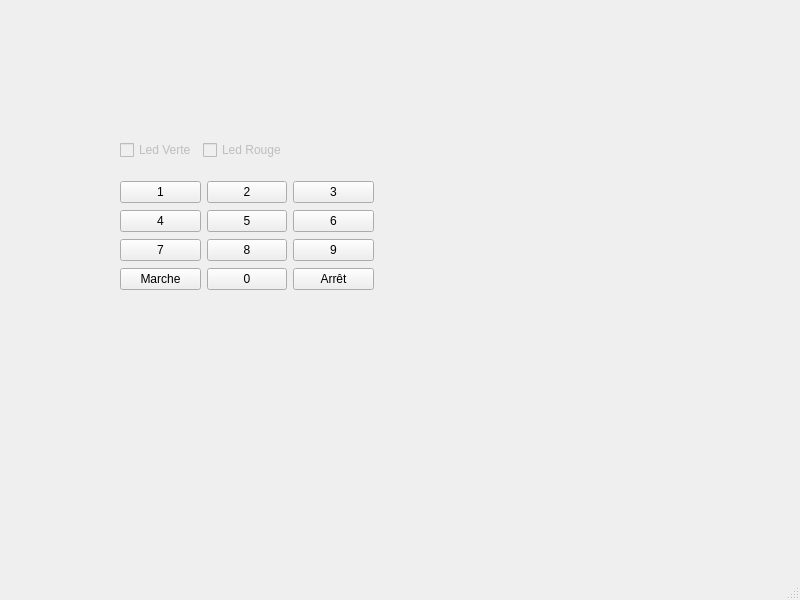
<?xml version="1.0" encoding="UTF-8"?>
<ui version="4.0">
 <class>Clavier</class>
 <widget class="QMainWindow" name="Clavier">
  <property name="geometry">
   <rect>
    <x>0</x>
    <y>0</y>
    <width>800</width>
    <height>600</height>
   </rect>
  </property>
  <property name="windowTitle">
   <string>Centrale d'alarme</string>
  </property>
  <widget class="QWidget" name="centralwidget">
   <widget class="QWidget" name="">
    <property name="geometry">
     <rect>
      <x>120</x>
      <y>180</y>
      <width>254</width>
      <height>112</height>
     </rect>
    </property>
    <layout class="QGridLayout" name="gridLayout">
     <item row="0" column="0">
      <widget class="QPushButton" name="pushButton_1">
       <property name="text">
        <string>1</string>
       </property>
      </widget>
     </item>
     <item row="0" column="1">
      <widget class="QPushButton" name="pushButton_2">
       <property name="text">
        <string>2</string>
       </property>
      </widget>
     </item>
     <item row="0" column="2">
      <widget class="QPushButton" name="pushButton_3">
       <property name="text">
        <string>3</string>
       </property>
      </widget>
     </item>
     <item row="1" column="0">
      <widget class="QPushButton" name="pushButton_4">
       <property name="text">
        <string>4</string>
       </property>
      </widget>
     </item>
     <item row="1" column="1">
      <widget class="QPushButton" name="pushButton_5">
       <property name="text">
        <string>5</string>
       </property>
      </widget>
     </item>
     <item row="1" column="2">
      <widget class="QPushButton" name="pushButton_6">
       <property name="text">
        <string>6</string>
       </property>
      </widget>
     </item>
     <item row="2" column="0">
      <widget class="QPushButton" name="pushButton_7">
       <property name="text">
        <string>7</string>
       </property>
      </widget>
     </item>
     <item row="2" column="1">
      <widget class="QPushButton" name="pushButton_8">
       <property name="text">
        <string>8</string>
       </property>
      </widget>
     </item>
     <item row="2" column="2">
      <widget class="QPushButton" name="pushButton_9">
       <property name="text">
        <string>9</string>
       </property>
      </widget>
     </item>
     <item row="3" column="0">
      <widget class="QPushButton" name="pushButton_Marche">
       <property name="text">
        <string>Marche</string>
       </property>
      </widget>
     </item>
     <item row="3" column="1">
      <widget class="QPushButton" name="pushButton_0">
       <property name="text">
        <string>0</string>
       </property>
      </widget>
     </item>
     <item row="3" column="2">
      <widget class="QPushButton" name="pushButton_Arret">
       <property name="text">
        <string>Arrêt</string>
       </property>
      </widget>
     </item>
    </layout>
   </widget>
   <widget class="QWidget" name="">
    <property name="geometry">
     <rect>
      <x>120</x>
      <y>140</y>
      <width>176</width>
      <height>22</height>
     </rect>
    </property>
    <layout class="QFormLayout" name="formLayout">
     <item row="0" column="0">
      <widget class="QCheckBox" name="checkBox">
       <property name="enabled">
        <bool>false</bool>
       </property>
       <property name="text">
        <string>Led Verte</string>
       </property>
      </widget>
     </item>
     <item row="0" column="1">
      <widget class="QCheckBox" name="checkBox_2">
       <property name="enabled">
        <bool>false</bool>
       </property>
       <property name="text">
        <string>Led Rouge</string>
       </property>
      </widget>
     </item>
    </layout>
   </widget>
  </widget>
  <widget class="QMenuBar" name="menubar">
   <property name="geometry">
    <rect>
     <x>0</x>
     <y>0</y>
     <width>800</width>
     <height>20</height>
    </rect>
   </property>
  </widget>
  <widget class="QStatusBar" name="statusbar"/>
 </widget>
 <resources/>
 <connections/>
</ui>
